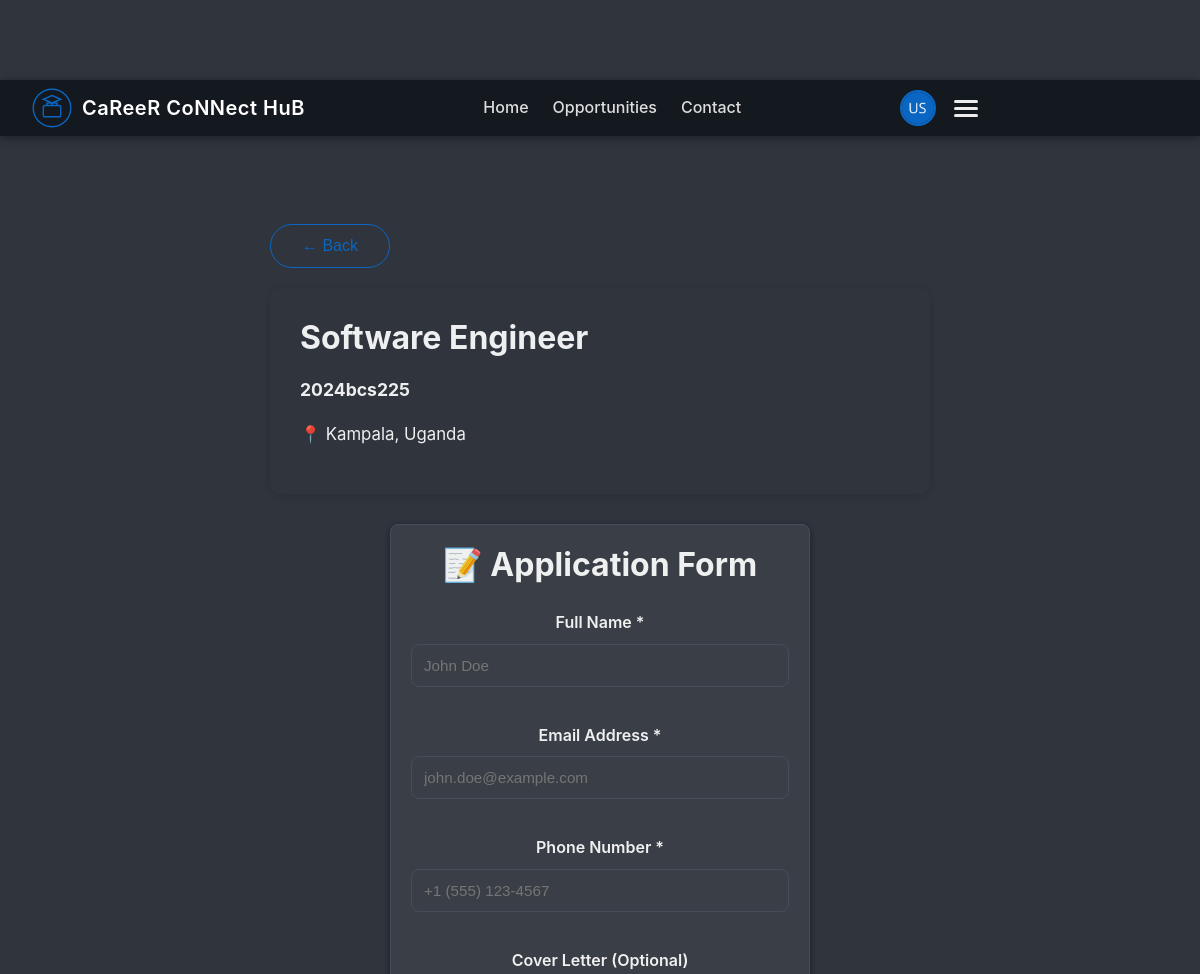
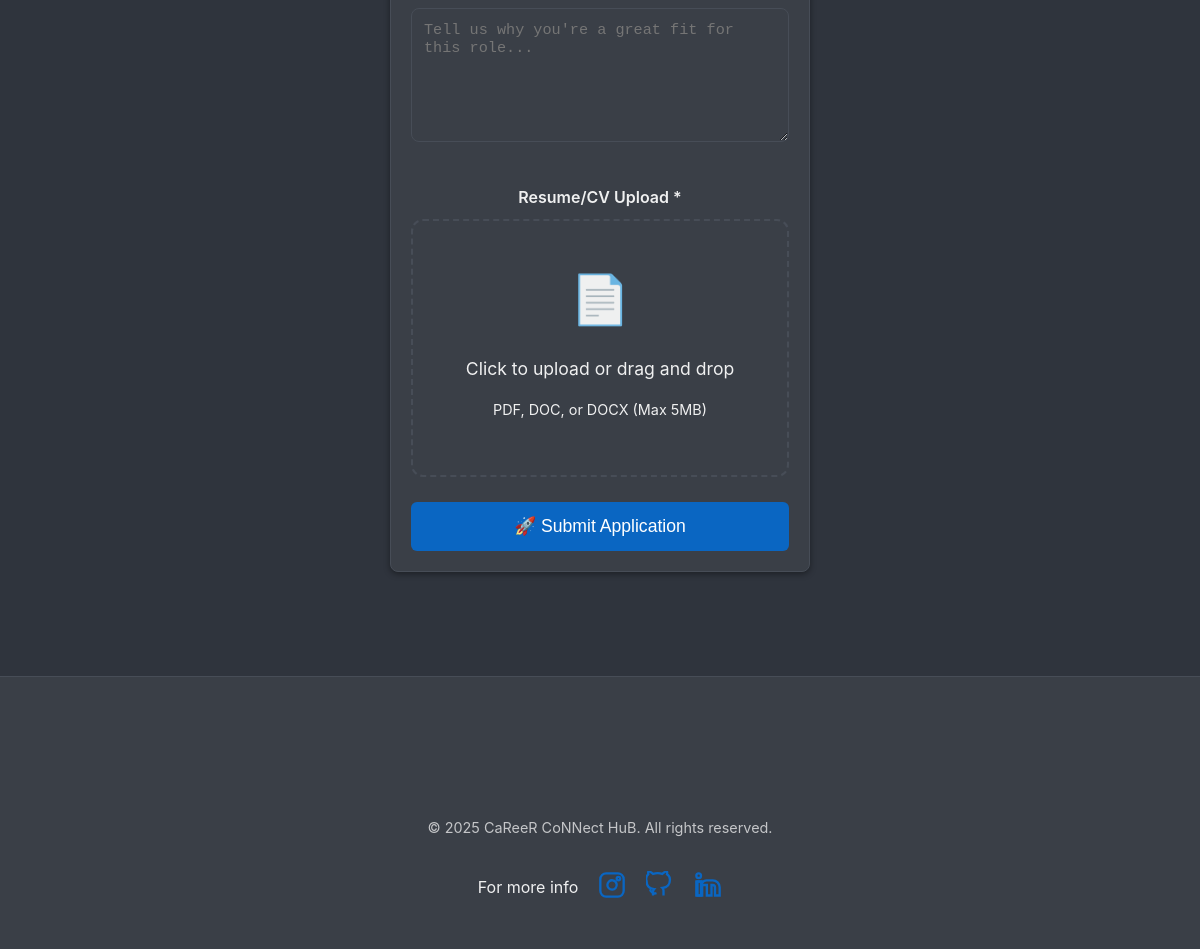
Screenshot of /pages/apply.php?jobId=1 (signed in) with the database file from the repository (2 pictures, top to bottom).
### tables this page shows
CREATE TABLE `jobs` (
  `id` int(11) NOT NULL,
  `title` varchar(255) NOT NULL,
  `description` text DEFAULT NULL,
  `location` varchar(255) DEFAULT NULL,
  `type` enum('Internship','Full-time','Part-time','Contract') NOT NULL,
  `createdAt` datetime NOT NULL,
  `updatedAt` datetime NOT NULL,
  `industry` varchar(255) DEFAULT NULL,
  `responsibilities` text DEFAULT NULL,
  `requirements` text DEFAULT NULL,
  `application_deadline` datetime DEFAULT NULL,
  `application_method` enum('Direct','External') DEFAULT 'Direct',
  `external_link` varchar(255) DEFAULT NULL,
  `status` enum('Open','Closed') DEFAULT 'Open',
  `employer_id` int(11) DEFAULT NULL
);

CREATE TABLE `users` (
  `id` int(11) NOT NULL,
  `username` varchar(255) NOT NULL,
  `name` varchar(255) DEFAULT NULL,
  `email` varchar(255) NOT NULL,
  `phone` varchar(20) DEFAULT NULL,
  `password` varchar(255) NOT NULL,
  `role` enum('student','employer') NOT NULL,
  `company_name` varchar(255) DEFAULT NULL,
  `company_type` varchar(255) DEFAULT NULL,
  `industry` varchar(255) DEFAULT NULL,
  `company_description` text DEFAULT NULL,
  `createdAt` datetime NOT NULL,
  `updatedAt` datetime NOT NULL,
  `profile_image` varchar(255) DEFAULT NULL,
  `theme` enum('light','dark') DEFAULT 'dark',
  `remember_token` varchar(255) DEFAULT NULL,
  `remember_expires_at` datetime DEFAULT NULL
);

### pages/apply.php (the view, shortened to what this page needs)
<?php
require_once __DIR__ . '/../includes/db.php';
$jobId = isset($_GET['jobId']) ? (int)$_GET['jobId'] : 0;
$stmt = $conn->prepare("
    SELECT
        j.id,
        j.title,
        j.description,
        j.location,
        j.type,
        u.name AS company
    FROM jobs j
    LEFT JOIN users u ON j.employer_id = u.id
    WHERE j.id = ?
");
$stmt->bind_param('i', $jobId);
$stmt->execute();
$result = $stmt->get_result();
$job = $result->fetch_assoc();
?>
<!DOCTYPE html>
<html lang="en">
<head>
  <link rel="stylesheet" href="../css/global.css">
  <link rel="stylesheet" href="../css/responsive.css">
</head>
<body>
  <?php include_once __DIR__ . '/../includes/navbar.php'; ?>
<main class="page-content-wrapper">
  <div class="apply-container">
    <button onclick="window.history.back()" class="btn btn-secondary" style="margin-bottom: 20px;">
      ← Back
    </button>
    <div class="job-header">
      <h1 style="font-size: 2rem; margin-bottom: 10px;"><?= htmlspecialchars($job['title']) ?></h1>
      <p style="font-size: 1.1rem; color: var(--text-secondary); margin-bottom: 5px;">
        <strong><?= htmlspecialchars($job['company'] ?? 'Company') ?></strong>
      </p>
      <p style="color: var(--text-secondary);">
        📍 <?= htmlspecialchars($job['location'] ?? 'Location') ?>
      </p>
    </div>
    <div class="card-form">
      <h2 style="margin-bottom: 25px;">📝 Application Form</h2>
      <form id="applyForm" method="post" action="../api/applications.php" enctype="multipart/form-data">
        <div style="margin-bottom: 20px;">
          <label for="fullName" style="display: block; margin-bottom: 8px; font-weight: 600;">Full Name *</label>
          <input id="fullName" name="fullName" type="text" placeholder="John Doe" required style="width: 100%; padding: 12px; border-radius: 8px; border: 1px solid var(--border-color); background: var(--card-bg); color: var(--text-primary);" />
        </div>
        <div style="margin-bottom: 20px;">
          <label for="email" style="display: block; margin-bottom: 8px; font-weight: 600;">Email Address *</label>
          <input id="email" name="email" type="email" placeholder="john.doe@example.com" required style="width: 100%; padding: 12px; border-radius: 8px; border: 1px solid var(--border-color); background: var(--card-bg); color: var(--text-primary);" />
        </div>
        <div style="margin-bottom: 20px;">
          <label for="phone" style="display: block; margin-bottom: 8px; font-weight: 600;">Phone Number *</label>
          <input id="phone" name="phone" type="tel" placeholder="+1 (555) 123-4567" required style="width: 100%; padding: 12px; border-radius: 8px; border: 1px solid var(--border-color); background: var(--card-bg); color: var(--text-primary);" />
        </div>
        <div style="margin-bottom: 20px;">
          <label for="coverLetter" style="display: block; margin-bottom: 8px; font-weight: 600;">Cover Letter (Optional)</label>
          <textarea id="coverLetter" name="coverLetter" placeholder="Tell us why you're a great fit for this role..." rows="6" style="width: 100%; padding: 12px; border-radius: 8px; border: 1px solid var(--border-color); background: var(--card-bg); color: var(--text-primary); resize: vertical;"></textarea>
        </div>
        <div style="margin-bottom: 25px;">
          <label style="display: block; margin-bottom: 8px; font-weight: 600;">Resume/CV Upload *</label>
          <div class="file-upload-area" onclick="document.getElementById('cvFile').click()">
            <div style="font-size: 3rem; margin-bottom: 10px;">📄</div>
            <p style="font-size: 1.1rem; margin-bottom: 5px;">Click to upload or drag and drop</p>
            <p style="font-size: 0.9rem; color: var(--text-secondary);">PDF, DOC, or DOCX (Max 5MB)</p>
          </div>
        </div>
        <button class="btn btn-primary" type="submit" style="width: 100%; padding: 14px; font-size: 1.1rem;">
          🚀 Submit Application
        </button>
      </form>
    </div>
  </div>
</main>
<?php include_once __DIR__ . '/../includes/footer.php'; ?>
</body>
</html>

### css/responsive.css (style rules this page uses)
* { box-sizing: border-box; }
html { font-size: 16px; -webkit-text-size-adjust: 100%; }
body { overflow-x: hidden; padding-top: 70px; }
.page-content-wrapper { padding: 12px; max-width: 100%; }
.card-form { padding: 16px; max-width: 100%; margin: 0 auto; }
input, select, textarea { font-size: 16px; padding: 12px; margin-bottom: 12px; }
.btn { width: 100%; padding: 12px; font-size: 1rem; }
@media (min-width: 480px) { body { padding-top: 80px; } }
@media (min-width: 480px) { .page-content-wrapper { padding: 16px; } }
@media (min-width: 480px) { .card-form { padding: 24px; max-width: 480px; } }
@media (min-width: 480px) { .btn { width: auto; min-width: 120px; } }
@media (min-width: 768px) { body { padding-top: 80px; } }
@media (min-width: 768px) { .page-content-wrapper { padding: 20px; max-width: 1128px; } }
@media (min-width: 768px) { .card-form { padding: 32px; max-width: 420px; } }
@media (min-width: 1024px) { .page-content-wrapper { max-width: 1200px; } }

### pages/apply.php (style rules this page uses)
.apply-container { max-width: 700px; margin: 0 auto; padding: 40px 20px; }
.job-header { background: var(--card-bg); padding: 30px; border-radius: 12px; margin-bottom: 30px; box-shadow: 0 2px 8px rgba(0,0,0,0.1); }
.file-upload-area { border: 2px dashed var(--border-color); border-radius: 12px; padding: 40px; text-align: center; background: var(--card-bg); cursor: pointer; transition: all 0.3s; }

### rows the page displays
jobs: title "Software Engineer", users.name "2024bcs225", location "Kampala, Uganda"
